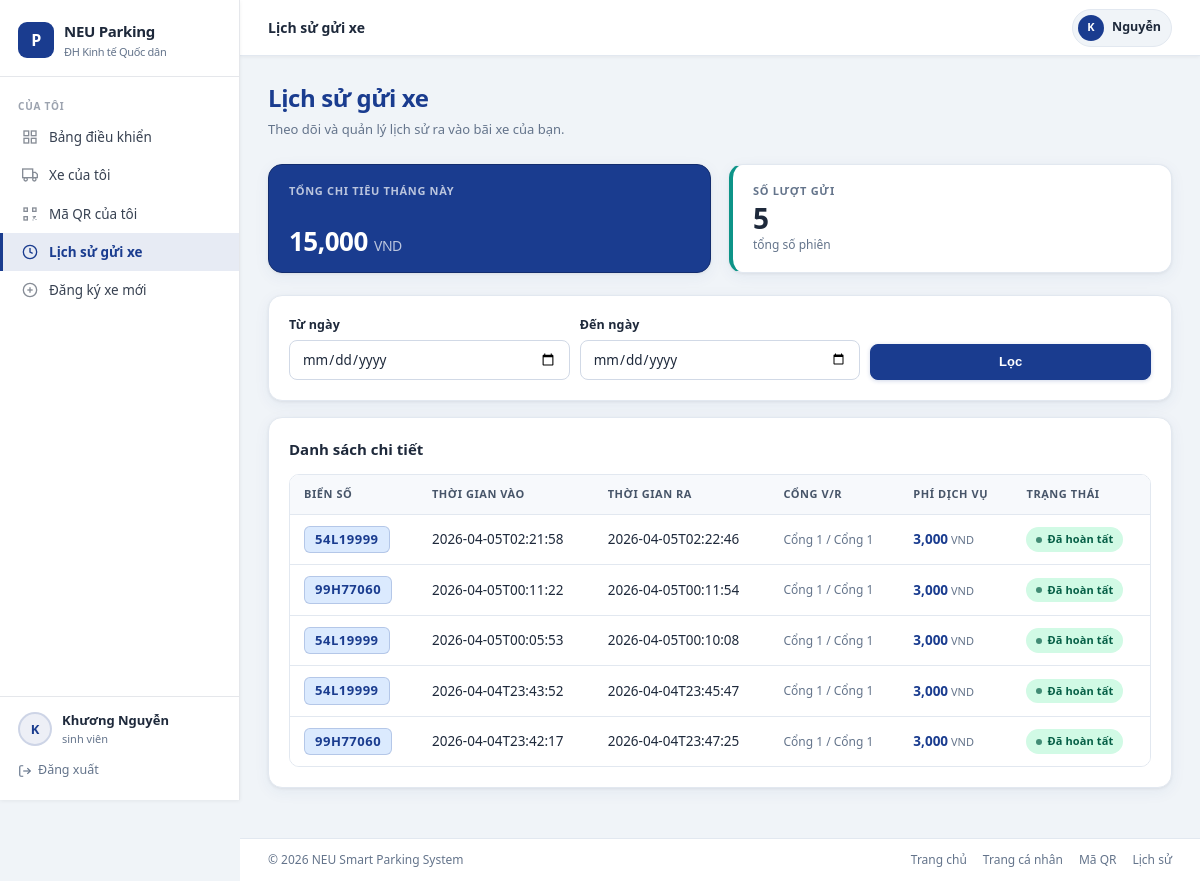
Page /self-history (signed in) on the earlier database version.
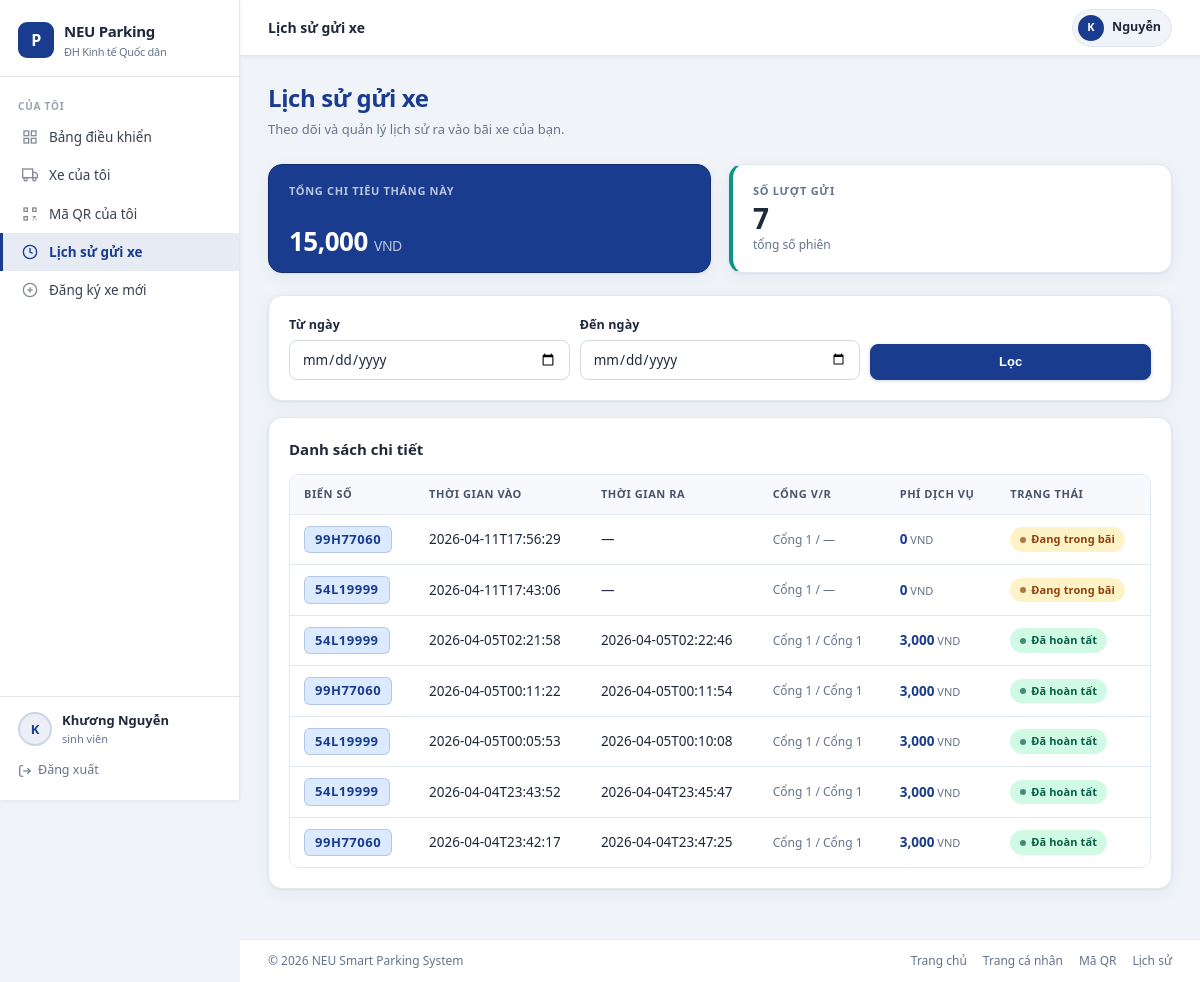
Same page on the later database version.
### tables this page shows
CREATE TABLE users (
            id INTEGER PRIMARY KEY AUTOINCREMENT,
            username TEXT UNIQUE NOT NULL,
            password_hash TEXT NOT NULL,
            full_name TEXT NOT NULL,
            role TEXT NOT NULL DEFAULT 'student' CHECK (role IN ('admin', 'student', 'guard')),
            student_code TEXT UNIQUE,
            email TEXT UNIQUE,
            phone TEXT,
            is_active INTEGER NOT NULL DEFAULT 1,
            created_at TEXT DEFAULT CURRENT_TIMESTAMP
        );

CREATE TABLE parking_log (
            id INTEGER PRIMARY KEY AUTOINCREMENT,
            plate TEXT NOT NULL,
            student_code TEXT NOT NULL,
            time_in TEXT NOT NULL,
            time_out TEXT,
            gate_in TEXT,
            gate_out TEXT,
            fee INTEGER NOT NULL DEFAULT 0,
            status TEXT NOT NULL DEFAULT 'IN_PARKING',
            note TEXT,
            created_at TEXT DEFAULT CURRENT_TIMESTAMP
        );

### app.py (the view)
@app.route("/self-history")
@roles_required("student")
def self_history():
    student_code = g.user.get("student_code")
    date_from = (request.args.get("date_from") or "").strip()
    date_to = (request.args.get("date_to") or "").strip()
    where = ["student_code=:student_code"]
    params = {"student_code": student_code or ""}
    if date_from:
        where.append("date(time_in) >= :date_from")
        params["date_from"] = date_from
    if date_to:
        where.append("date(time_in) <= :date_to")
        params["date_to"] = date_to
    where_sql = f"WHERE {' AND '.join(where)}"
    histories = _fetch_all(
        f"""
        SELECT plate, time_in, time_out, fee, status, gate_in, gate_out
        FROM parking_log
        {where_sql}
        ORDER BY id DESC
        LIMIT 150
        """,
        params,
    )
    return render_template(
        "self_history.html",
        user=g.user,
        histories=histories,
        total_sessions=len(histories),
        total_spent=sum(int(row[3] or 0) for row in histories),
        date_from=date_from,
        date_to=date_to,
    )

### templates/self_history.html (shortened to what this page needs)
{% extends 'base.html' %}
{% block topbar_title %}Lịch sử gửi xe{% endblock %}
{% block extra_css %}
<link rel="stylesheet" href="{{ url_for('static', filename='css/student.css') }}">
{% endblock %}
{% block content %}
<div class="page-header">
    <div>
        <h1 class="page-title">Lịch sử gửi xe</h1>
        <p class="page-subtitle">Theo dõi và quản lý lịch sử ra vào bãi xe của bạn.</p>
    </div>
</div>
<div class="grid grid-2" style="margin-bottom:22px;">
    <article class="stat-card dark">
        <p class="stat-label">Tổng chi tiêu tháng này</p>
        <p class="stat-value" style="font-size:26px;">
            {{ "{:,.0f}".format(total_spent) }}
            <span style="font-size:14px;font-weight:500;opacity:0.7;"> VND</span>
        </p>
    </article>
    <article class="stat-card accent-teal">
        <p class="stat-label">Số lượt gửi</p>
        <p class="stat-value">{{ total_sessions }}</p>
        <p style="font-size:12px;color:var(--text-secondary);margin-top:4px;">tổng số phiên</p>
    </article>
</div>
<article class="section-card" style="margin-bottom:16px;">
    <form method="get" action="{{ url_for('self_history') }}" class="filter-bar">
        <div class="form-group">
            <label for="date_from">Từ ngày</label>
            <input id="date_from" type="date" name="date_from" value="{{ date_from }}">
        </div>
        <div class="form-group">
            <label for="date_to">Đến ngày</label>
            <input id="date_to" type="date" name="date_to" value="{{ date_to }}">
        </div>
        <div>
            <button class="btn btn-primary" type="submit" style="width:100%;">Lọc</button>
        </div>
    </form>
</article>
<article class="section-card">
    <div class="section-head">
        <h2 class="section-title">Danh sách chi tiết</h2>
    </div>
    <div class="table-wrapper">
        <table>
            <thead>
                <tr>
                    <th>Biển số</th>
                    <th>Thời gian vào</th>
                    <th>Thời gian ra</th>
                    <th>Cổng V/R</th>
                    <th>Phí dịch vụ</th>
                    <th>Trạng thái</th>
                </tr>
            </thead>
            <tbody>
                {% for row in histories %}
                <tr>
                    <td><span class="plate-badge">{{ row[0] }}</span></td>
                    <td>{{ row[1] or '—' }}</td>
                    <td>{{ row[2] or '—' }}</td>
                    <td style="font-size:12px;color:var(--text-secondary);">{{ row[5] or '—' }} / {{ row[6] or '—' }}</td>
                    <td style="font-weight:700;color:var(--primary);">
                        {{ "{:,.0f}".format(row[3] or 0) }}<span style="font-size:11px;font-weight:400;color:var(--text-secondary);"> VND</span>
                    </td>
                    <td>
                        <span class="badge {% if row[4] == 'IN_PARKING' %}badge-warning{% else %}badge-success{% endif %}">
                            {{ translate_status(row[4]) }}
                        </span>
                    </td>
                </tr>
                {% else %}
                <tr>
                    <td colspan="6" class="muted" style="text-align:center;padding:28px;">Chưa có lịch sử.</td>
                </tr>
                {% endfor %}
            </tbody>
        </table>
    </div>
</article>
{% endblock %}

### templates/base.html (shortened to what this page needs)
<!DOCTYPE html>
<html lang="vi">
<head>
    <link rel="stylesheet" href="{{ url_for('static', filename='css/base.css') }}">
    <link rel="stylesheet" href="{{ url_for('static', filename='css/layout.css') }}">
    <link rel="stylesheet" href="{{ url_for('static', filename='css/components.css') }}">
    <link rel="stylesheet" href="{{ url_for('static', filename='css/forms.css') }}">
    <link rel="stylesheet" href="{{ url_for('static', filename='css/tables.css') }}">
    {% block extra_css %}{% endblock %}
</head>
<body>
{% if current_user %}
<div class="app-shell">
    <aside class="sidebar" id="sidebar">
        <div class="sidebar-brand">
            <a class="sidebar-brand-logo" href="{{ url_for('index') }}">
                <div class="sidebar-brand-icon">P</div>
                <div>
                    <div>NEU Parking</div>
                    <div class="sidebar-brand-subtitle">ĐH Kinh tế Quốc dân</div>
                </div>
            </a>
        </div>
        <nav class="sidebar-nav">
            {% if current_user.role in ['admin', 'guard'] %}
            <div class="sidebar-section">
                <div class="sidebar-section-label">Tổng quan</div>
                <a class="sidebar-link {% if request.endpoint == 'dashboard' %}active{% endif %}"
                   href="{{ url_for('dashboard') }}">
                    <span class="sidebar-link-icon">
                        <svg width="16" height="16" viewBox="0 0 24 24" fill="none" stroke="currentColor" stroke-width="2"><rect x="3" y="3" width="7" height="7"/><rect x="14" y="3" width="7" height="7"/><rect x="14" y="14" width="7" height="7"/><rect x="3" y="14" width="7" height="7"/></svg>
                    </span>
                    Bảng điều khiển
                </a>
            </div>
            <div class="sidebar-section">
                <div class="sidebar-section-label">Quản lý cổng</div>
                <a class="sidebar-link {% if request.endpoint == 'gate_in' %}active{% endif %}"
                   href="{{ url_for('gate_in') }}">
                    <span class="sidebar-link-icon">
                        <svg width="16" height="16" viewBox="0 0 24 24" fill="none" stroke="currentColor" stroke-width="2"><path d="M15 3h4a2 2 0 012 2v14a2 2 0 01-2 2h-4"/><polyline points="10 17 15 12 10 7"/><line x1="15" y1="12" x2="3" y2="12"/></svg>
                    </span>
                    Cổng vào
                </a>
                <a class="sidebar-link {% if request.endpoint == 'gate_out' %}active{% endif %}"
                   href="{{ url_for('gate_out') }}">
                    <span class="sidebar-link-icon">
                        <svg width="16" height="16" viewBox="0 0 24 24" fill="none" stroke="currentColor" stroke-width="2"><path d="M9 21H5a2 2 0 01-2-2V5a2 2 0 012-2h4"/><polyline points="16 17 21 12 16 7"/><line x1="21" y1="12" x2="9" y2="12"/></svg>
                    </span>
                    Cổng ra
                </a>
                <a class="sidebar-link {% if request.endpoint == 'history' %}active{% endif %}"
                   href="{{ url_for('history') }}">
                    <span class="sidebar-link-icon">
                        <svg width="16" height="16" viewBox="0 0 24 24" fill="none" stroke="currentColor" stroke-width="2"><circle cx="12" cy="12" r="10"/><polyline points="12 6 12 12 16 14"/></svg>
                    </span>
                    Lịch sử giao dịch
                </a>
            </div>
            {% if current_user.role == 'admin' %}
            <div class="sidebar-section">
                <div class="sidebar-section-label">Quản trị</div>
                <a class="sidebar-link {% if request.endpoint == 'user_management' %}active{% endif %}"
                   href="{{ url_for('user_management') }}">
                    <span class="sidebar-link-icon">
                        <svg width="16" height="16" viewBox="0 0 24 24" fill="none" stroke="currentColor" stroke-width="2"><path d="M17 21v-2a4 4 0 00-4-4H5a4 4 0 00-4 4v2"/><circle cx="9" cy="7" r="4"/><path d="M23 21v-2a4 4 0 00-3-3.87"/><path d="M16 3.13a4 4 0 010 7.75"/></svg>
                    </span>
                    Người dùng
                </a>
                <a class="sidebar-link {% if request.endpoint == 'vehicles' %}active{% endif %}"
                   href="{{ url_for('vehicles') }}">
                    <span class="sidebar-link-icon">
                        <svg width="16" height="16" viewBox="0 0 24 24" fill="none" stroke="currentColor" stroke-width="2"><rect x="1" y="3" width="15" height="13"/><polygon points="16 8 20 8 23 11 23 16 16 16 16 8"/><circle cx="5.5" cy="18.5" r="2.5"/><circle cx="18.5" cy="18.5" r="2.5"/></svg>
                    </span>
                    Phương tiện
                </a>
            </div>
            {% endif %}
            {% else %}
            <div class="sidebar-section">
                <div class="sidebar-section-label">Của tôi</div>
                <a class="sidebar-link {% if request.endpoint == 'self_dashboard' %}active{% endif %}"
                   href="{{ url_for('self_dashboard') }}">
                    <span class="sidebar-link-icon">
                        <svg width="16" height="16" viewBox="0 0 24 24" fill="none" stroke="currentColor" stroke-width="2"><rect x="3" y="3" width="7" height="7"/><rect x="14" y="3" width="7" height="7"/><rect x="14" y="14" width="7" height="7"/><rect x="3" y="14" width="7" height="7"/></svg>
                    </span>
                    Bảng điều khiển
                </a>
                <a class="sidebar-link {% if request.endpoint in ['my_vehicle', 'my_new_vehicle'] %}active{% endif %}"
                   href="{{ url_for('my_vehicle') }}">
                    <span class="sidebar-link-icon">
                        <svg width="16" height="16" viewBox="0 0 24 24" fill="none" stroke="currentColor" stroke-width="2"><rect x="1" y="3" width="15" height="13"/><polygon points="16 8 20 8 23 11 23 16 16 16 16 8"/><circle cx="5.5" cy="18.5" r="2.5"/><circle cx="18.5" cy="18.5" r="2.5"/></svg>
                    </span>
                    Xe của tôi
                </a>
                <a class="sidebar-link {% if request.endpoint == 'student_qr' %}active{% endif %}"
                   href="{{ url_for('student_qr') }}">
                    <span class="sidebar-link-icon">
                        <svg width="16" height="16" viewBox="0 0 24 24" fill="none" stroke="currentColor" stroke-width="2"><rect x="3" y="3" width="5" height="5"/><rect x="16" y="3" width="5" height="5"/><rect x="3" y="16" width="5" height="5"/><path d="M21 16h-3v3"/><path d="M21 21v-1"/><path d="M16 16h1"/><path d="M16 21h1"/></svg>
                    </span>
                    Mã QR của tôi
                </a>
                <a class="sidebar-link {% if request.endpoint == 'self_history' %}active{% endif %}"
                   href="{{ url_for('self_history') }}">
                    <span class="sidebar-link-icon">
                        <svg width="16" height="16" viewBox="0 0 24 24" fill="none" stroke="currentColor" stroke-width="2"><circle cx="12" cy="12" r="10"/><polyline points="12 6 12 12 16 14"/></svg>
                    </span>
                    Lịch sử gửi xe
                </a>
                <a class="sidebar-link {% if request.endpoint == 'my_new_vehicle' %}active{% endif %}"
                   href="{{ url_for('my_new_vehicle') }}">
                    <span class="sidebar-link-icon">
                        <svg width="16" height="16" viewBox="0 0 24 24" fill="none" stroke="currentColor" stroke-width="2"><circle cx="12" cy="12" r="10"/><line x1="12" y1="8" x2="12" y2="16"/><line x1="8" y1="12" x2="16" y2="12"/></svg>
                    </span>
                    Đăng ký xe mới
                </a>
            </div>
            {% endif %}
        </nav>
        <div class="sidebar-footer">
            <div class="sidebar-user">
                <div class="sidebar-avatar">{{ current_user.full_name[0] | upper if current_user.full_name else 'U' }}</div>
                <div class="sidebar-user-info">
                    <div class="sidebar-user-name">{{ current_user.full_name }}</div>
                    <div class="sidebar-user-role">{{ translate_role(current_user.role) }}</div>
                </div>
            </div>
            <a class="sidebar-logout" href="{{ url_for('logout') }}">
                <svg width="14" height="14" viewBox="0 0 24 24" fill="none" stroke="currentColor" stroke-width="2"><path d="M9 21H5a2 2 0 01-2-2V5a2 2 0 012-2h4"/><polyline points="16 17 21 12 16 7"/><line x1="21" y1="12" x2="9" y2="12"/></svg>
                Đăng xuất
            </a>
        </div>
    </aside>
    <div class="main-area">
        <header class="topbar">
            <div class="topbar-left">
                <span class="topbar-title">{% block topbar_title %}NEU Smart Parking{% endblock %}</span>
            </div>
            <div class="topbar-right">
                <a class="topbar-user" href="{% if current_user.role in ['admin','guard'] %}{{ url_for('dashboard') }}{% else %}{{ url_for('self_dashboard') }}{% endif %}">
                    <div class="topbar-avatar">{{ current_user.full_name[0] | upper if current_user.full_name else 'U' }}</div>
                    {{ current_user.full_name.split(' ')[-1] }}
                </a>
            </div>
        </header>
        <main class="page-content">
            {% block content %}{% endblock %}
        </main>
        <footer class="app-footer">
            <span>&copy; {{ current_year }} NEU Smart Parking System</span>
            <div class="app-footer-links">
                <a href="{{ url_for('index') }}">Trang chủ</a>
                {% if current_user.role in ['admin', 'guard'] %}
                    <a href="{{ url_for('dashboard') }}">Tổng quan</a>
                    <a href="{{ url_for('history') }}">Lịch sử</a>
                    {% if current_user.role == 'admin' %}
                    <a href="{{ url_for('user_management') }}">Người dùng</a>
                    {% endif %}
                {% else %}
                    <a href="{{ url_for('self_dashboard') }}">Trang cá nhân</a>
                    <a href="{{ url_for('student_qr') }}">Mã QR</a>
                    <a href="{{ url_for('self_history') }}">Lịch sử</a>
                {% endif %}
            </div>
        </footer>
    </div>
</div>
{% endif %}
</body>
</html>

Differences in the rows shown:
added parking_log: plate "99H77060", time_in "2026-04-11T17:56:29", row "—", gate_in "Cổng 1", fee "0"
added parking_log: plate "54L19999", time_in "2026-04-11T17:43:06", row "—", gate_in "Cổng 1", fee "0"
Other differences:
{{ total_sessions }}: "5" → "7"
